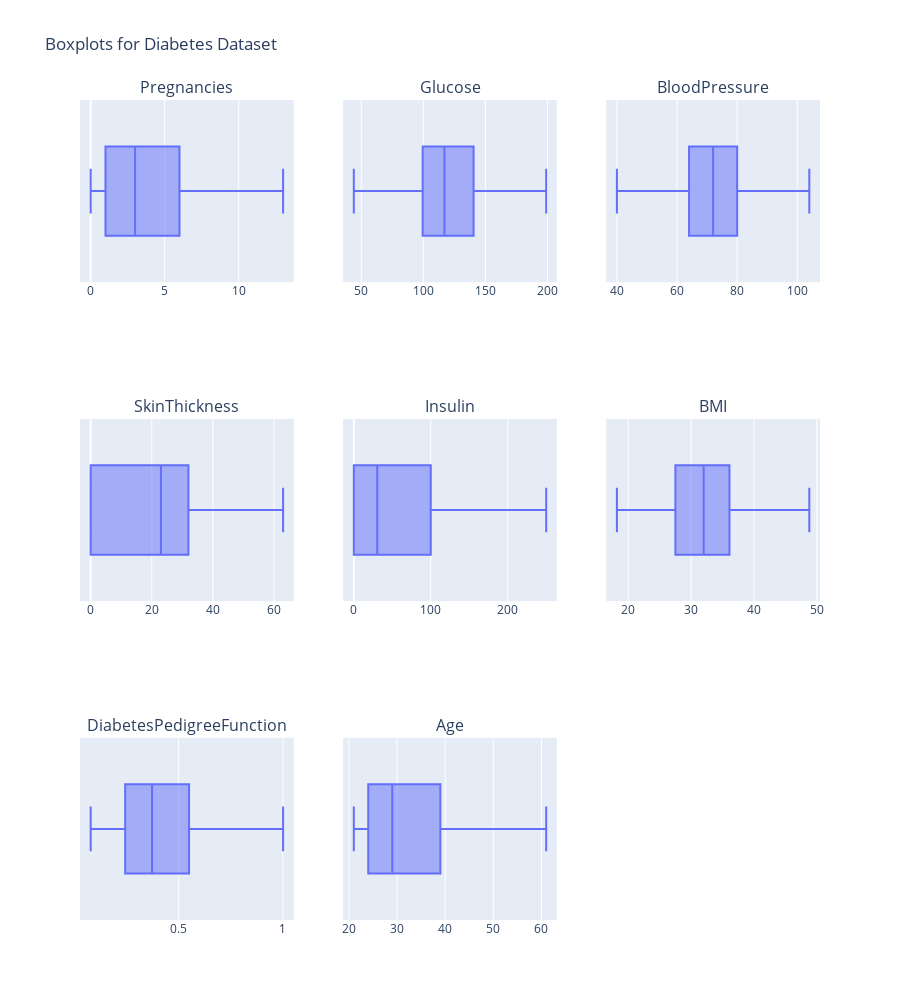

The notebook cell this image was saved under:
### Markdown cell above
After applying this function 4 to our dataset, let's visualize the boxplots again to see the effect.

### Code cell
def custom_boxplots(dataset,column_list,columns,suptitle):
    fig=make_subplots(rows=(len(column_list)//columns)+1,cols=columns,subplot_titles=column_list)
    fig.update_layout(height=1000,width=300*columns,title=suptitle)
    for i,data in enumerate(column_list):
        row=i//columns+1
        col=i%columns+1
        fig.add_trace(px.box(x=dataset[data]).data[0],row=row,col=col)
    fig.show()
custom_boxplots(df,['Pregnancies','Glucose','BloodPressure','SkinThickness','Insulin','BMI','DiabetesPedigreeFunction','Age'],columns=3,suptitle="Boxplots for Diabetes Dataset")

### Figure 1 — Plotly figure (JSON) as saved in the notebook; plotly's stock layout.template omitted (floating-point values rounded to 4 significant figures; data arrays with more than 128 entries replaced by an {"elided": "..."} marker saying what was removed)
{"data": [{"alignmentgroup": "True", "hovertemplate": "x=%{x}<extra></extra>", "legendgroup": "", "marker": {"color": "#636efa"}, "name": "", "notched": false, "offsetgroup": "", "orientation": "h", "showlegend": false, "type": "box", "x": {"elided": "768 float values"}, "x0": " ", "xaxis": "x", "y0": " ", "yaxis": "y"}, {"alignmentgroup": "True", "hovertemplate": "x=%{x}<extra></extra>", "legendgroup": "", "marker": {"color": "#636efa"}, "name": "", "notched": false, "offsetgroup": "", "orientation": "h", "showlegend": false, "type": "box", "x": {"elided": "768 float values"}, "x0": " ", "xaxis": "x2", "y0": " ", "yaxis": "y2"}, {"alignmentgroup": "True", "hovertemplate": "x=%{x}<extra></extra>", "legendgroup": "", "marker": {"color": "#636efa"}, "name": "", "notched": false, "offsetgroup": "", "orientation": "h", "showlegend": false, "type": "box", "x": {"elided": "768 float values"}, "x0": " ", "xaxis": "x3", "y0": " ", "yaxis": "y3"}, {"alignmentgroup": "True", "hovertemplate": "x=%{x}<extra></extra>", "legendgroup": "", "marker": {"color": "#636efa"}, "name": "", "notched": false, "offsetgroup": "", "orientation": "h", "showlegend": false, "type": "box", "x": {"elided": "768 float values"}, "x0": " ", "xaxis": "x4", "y0": " ", "yaxis": "y4"}, {"alignmentgroup": "True", "hovertemplate": "x=%{x}<extra></extra>", "legendgroup": "", "marker": {"color": "#636efa"}, "name": "", "notched": false, "offsetgroup": "", "orientation": "h", "showlegend": false, "type": "box", "x": {"elided": "768 float values"}, "x0": " ", "xaxis": "x5", "y0": " ", "yaxis": "y5"}, {"alignmentgroup": "True", "hovertemplate": "x=%{x}<extra></extra>", "legendgroup": "", "marker": {"color": "#636efa"}, "name": "", "notched": false, "offsetgroup": "", "orientation": "h", "showlegend": false, "type": "box", "x": {"elided": "768 float values"}, "x0": " ", "xaxis": "x6", "y0": " ", "yaxis": "y6"}, {"alignmentgroup": "True", "hovertemplate": "x=%{x}<extra></extra>", "legendgroup": "", "marker": {"color": "#636efa"}, "name": "", "notched": false, "offsetgroup": "", "orientation": "h", "showlegend": false, "type": "box", "x": {"elided": "768 float values"}, "x0": " ", "xaxis": "x7", "y0": " ", "yaxis": "y7"}, {"alignmentgroup": "True", "hovertemplate": "x=%{x}<extra></extra>", "legendgroup": "", "marker": {"color": "#636efa"}, "name": "", "notched": false, "offsetgroup": "", "orientation": "h", "showlegend": false, "type": "box", "x": {"elided": "768 float values"}, "x0": " ", "xaxis": "x8", "y0": " ", "yaxis": "y8"}], "layout": {"annotations": [{"font": {"size": 16}, "showarrow": false, "text": "Pregnancies", "x": 0.1444, "xanchor": "center", "xref": "paper", "y": 1, "yanchor": "bottom", "yref": "paper"}, {"font": {"size": 16}, "showarrow": false, "text": "Glucose", "x": 0.5, "xanchor": "center", "xref": "paper", "y": 1, "yanchor": "bottom", "yref": "paper"}, {"font": {"size": 16}, "showarrow": false, "text": "BloodPressure", "x": 0.8556, "xanchor": "center", "xref": "paper", "y": 1, "yanchor": "bottom", "yref": "paper"}, {"font": {"size": 16}, "showarrow": false, "text": "SkinThickness", "x": 0.1444, "xanchor": "center", "xref": "paper", "y": 0.6111, "yanchor": "bottom", "yref": "paper"}, {"font": {"size": 16}, "showarrow": false, "text": "Insulin", "x": 0.5, "xanchor": "center", "xref": "paper", "y": 0.6111, "yanchor": "bottom", "yref": "paper"}, {"font": {"size": 16}, "showarrow": false, "text": "BMI", "x": 0.8556, "xanchor": "center", "xref": "paper", "y": 0.6111, "yanchor": "bottom", "yref": "paper"}, {"font": {"size": 16}, "showarrow": false, "text": "DiabetesPedigreeFunction", "x": 0.1444, "xanchor": "center", "xref": "paper", "y": 0.2222, "yanchor": "bottom", "yref": "paper"}, {"font": {"size": 16}, "showarrow": false, "text": "Age", "x": 0.5, "xanchor": "center", "xref": "paper", "y": 0.2222, "yanchor": "bottom", "yref": "paper"}], "height": 1000, "title": {"text": "Boxplots for Diabetes Dataset"}, "width": 900, "xaxis": {"anchor": "y", "domain": [0, 0.2889]}, "xaxis2": {"anchor": "y2", "domain": [0.3556, 0.6444]}, "xaxis3": {"anchor": "y3", "domain": [0.7111, 1]}, "xaxis4": {"anchor": "y4", "domain": [0, 0.2889]}, "xaxis5": {"anchor": "y5", "domain": [0.3556, 0.6444]}, "xaxis6": {"anchor": "y6", "domain": [0.7111, 1]}, "xaxis7": {"anchor": "y7", "domain": [0, 0.2889]}, "xaxis8": {"anchor": "y8", "domain": [0.3556, 0.6444]}, "xaxis9": {"anchor": "y9", "domain": [0.7111, 1]}, "yaxis": {"anchor": "x", "domain": [0.7778, 1]}, "yaxis2": {"anchor": "x2", "domain": [0.7778, 1]}, "yaxis3": {"anchor": "x3", "domain": [0.7778, 1]}, "yaxis4": {"anchor": "x4", "domain": [0.3889, 0.6111]}, "yaxis5": {"anchor": "x5", "domain": [0.3889, 0.6111]}, "yaxis6": {"anchor": "x6", "domain": [0.3889, 0.6111]}, "yaxis7": {"anchor": "x7", "domain": [0, 0.2222]}, "yaxis8": {"anchor": "x8", "domain": [0, 0.2222]}, "yaxis9": {"anchor": "x9", "domain": [0, 0.2222]}}}
